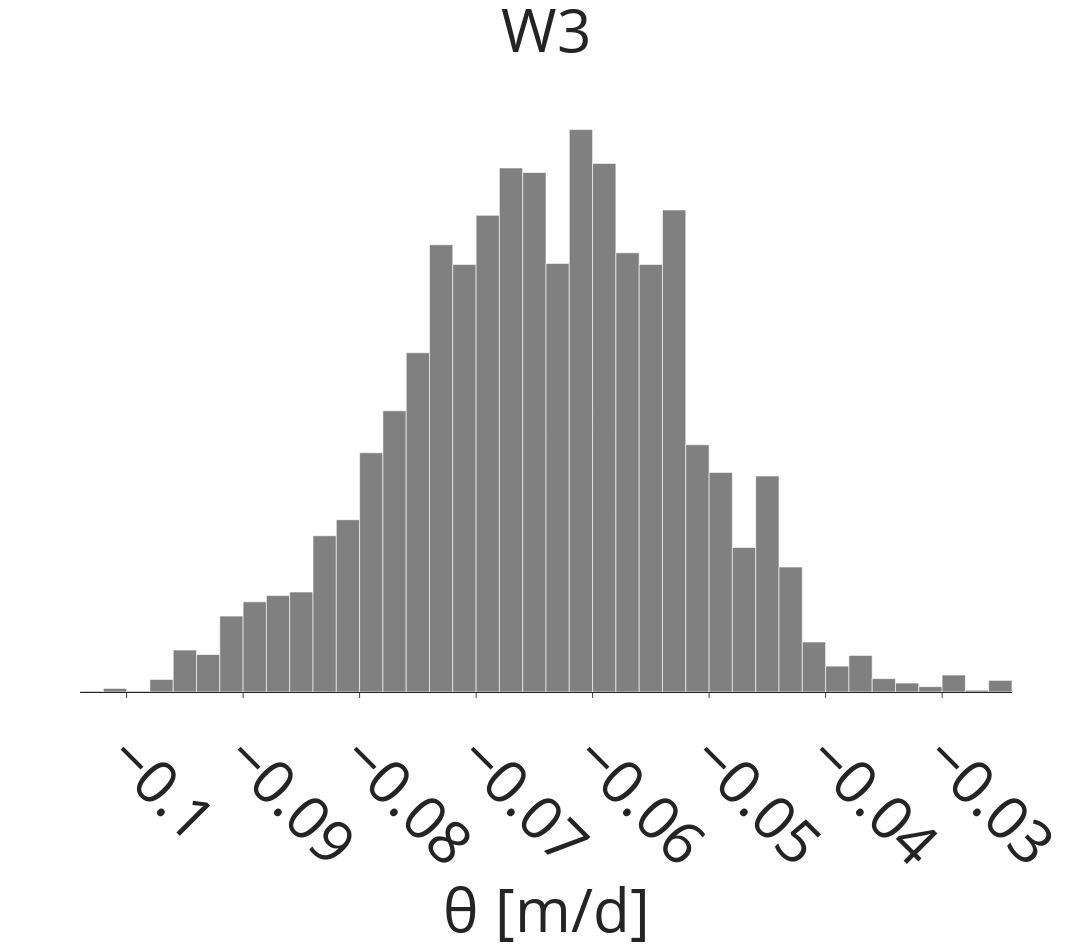

The notebook cell saved with this chart:
### Code cell
theta_idx = 4

# posterior distribution
fig = go.Figure(data=[go.Histogram(x=trace[0, burn_in:, theta_idx], nbinsx=50, marker_color='grey')])
fig.update_layout(
    title=dict(
        text=f"{param_group[theta_idx]}",
        x=0.5,
        y=0.99,
        font=dict(size=60)
    ),
    xaxis=dict(
        title="θ [m/d]",
        title_font=dict(size=60),
        tickfont=dict(size=60),
        tickangle=45
    ),
    yaxis=dict(
        visible=False
    ),
    template="simple_white",
    width=1100,
    height=950
)
fig.show()
if wq_sensors_used == 'kiosk only':
    fig.write_image(RESULTS_DIR / f'wq/posterior_dists/{param_group[theta_idx]}_{data_period}_{demand_resolution}_kiosk-only_{sim_days}-day_sim.png')
else:
    fig.write_image(RESULTS_DIR / f'wq/posterior_dists/{param_group[theta_idx]}_{data_period}_{demand_resolution}_kiosk+hydrant_{sim_days}-day_sim.png')

# # trace plot
# fig = go.Figure(data=go.Scatter(
#     x=np.arange(0,len(trace[burn_in:, theta_idx])-1),
#     y=trace[burn_in:, theta_idx],
#     mode='markers',
#     marker=dict(size=6, opacity=0.6),
# ))
# fig.update_layout(
#     # title="EPANET vs GP",
#     # xaxis_title="EPANET simulator [mg/L]",
#     # yaxis_title="GP surrogate [mg/L]",
#     template="simple_white",
#     width=550,
#     height=450
# )
# fig.show()

### Figure 1 — Plotly figure (JSON) as saved in the notebook; plotly's stock layout.template omitted (floating-point values rounded to 4 significant figures; data arrays with more than 128 entries replaced by an {"elided": "..."} marker saying what was removed)
{"data": [{"marker": {"color": "grey"}, "nbinsx": 50, "type": "histogram", "x": {"elided": "9000 float values"}}], "layout": {"height": 950, "title": {"font": {"size": 60}, "text": "W3", "x": 0.5, "y": 0.99}, "width": 1100, "xaxis": {"tickangle": 45, "tickfont": {"size": 60}, "title": {"font": {"size": 60}, "text": "θ [m/d]"}}, "yaxis": {"visible": false}}}
